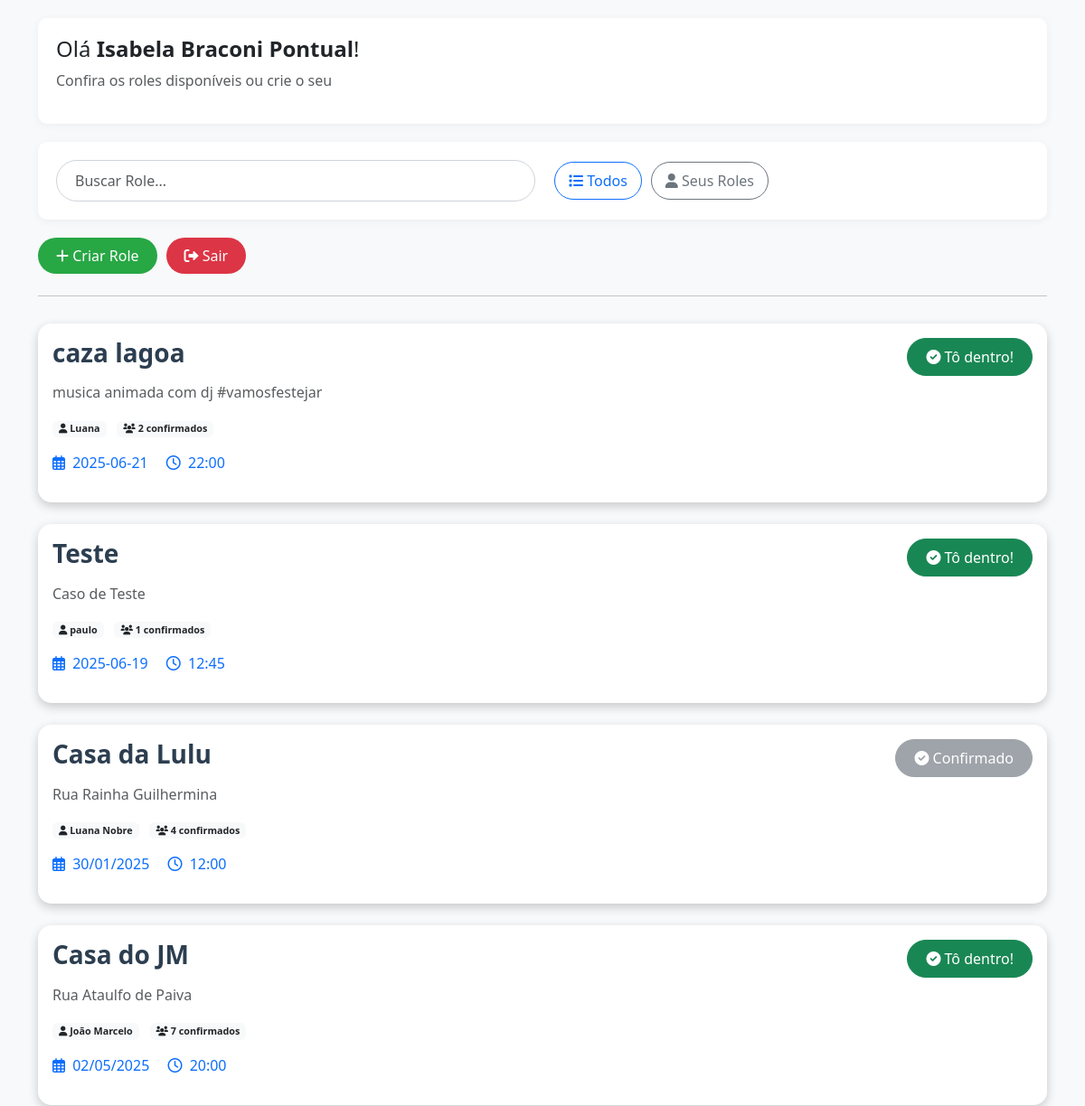
The app's page /home (signed in, upper part), older data.
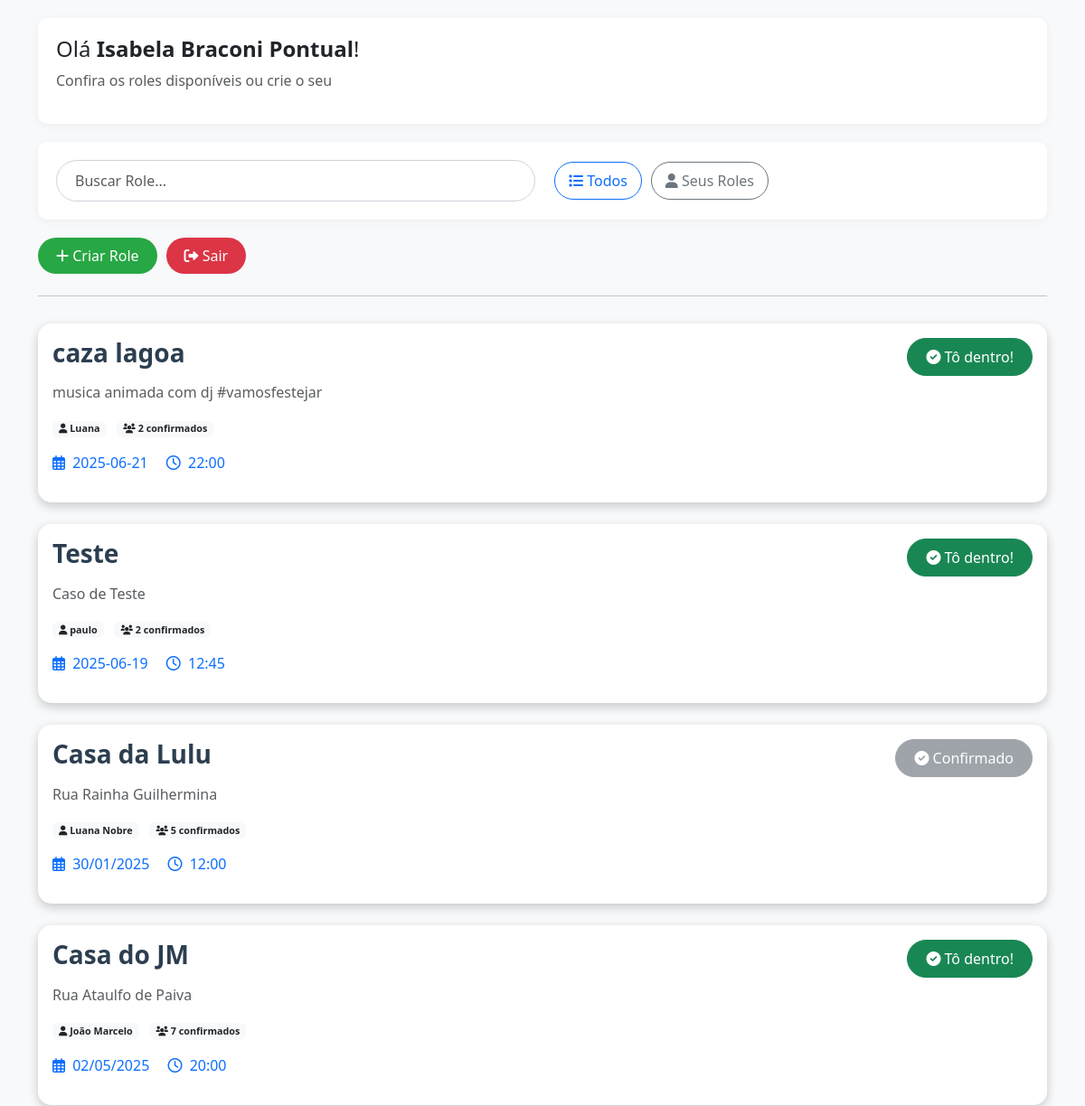
The same page, newer data.
### infra/db/database.py (models this page shows)
class Role(Base):
    __tablename__ = "roles"
    id = Column("id", Integer, primary_key=True, autoincrement=True)
    titulo = Column("titulo", String)
    descricao = Column("descricao", String)
    data = Column("data", String)
    hora = Column("hora", String)
    criador = Column("criador", String)
    participantes = Column("participantes", String)
    def __init__(self, titulo, descricao, data, hora, criador, participantes):
        self.titulo = titulo
        self.descricao = descricao
        self.data = data
        self.hora = hora
        self.criador = criador
        self.participantes = participantes

### app/controllers/role_controller.py (the view)
@role_bp.route('/home', methods=['GET'])
def home():
    if 'usuario' not in session:
        return redirect(url_for('usuario.login'))
    use_case = ListarRoles(repo)
    filtro = request.args.get('filtro', 'todos')
    busca = request.args.get('busca', '')
    roles = use_case.execute(
        session['usuario'],
        session['email'],
        filtro,
        busca
    )
    return render_template(
        'home.html',
        usuario=session['usuario'],
        roles=roles
    )

### infra/db/database.py (called while the page is built)
def get_session():
    return Session()

### infra/repositories/role_repository.py (called while the page is built)
    def listar(self) -> List[RoleTeste]:
        with get_session() as db:
            rows = db.query(Role).all()
            return [Role(r.titulo, r.descricao, r.data, r.hora,
                         r.criador,
                         r.participantes.split(",") if r.participantes else [])
                    for r in rows]

### use_cases/listar_roles.py (called while the page is built)
    def execute(
            self,
            usuario: str,
            email_usuario: str,
            filtro: str = 'todos',
            busca: str = ''
    ):
        roles = list(reversed(self.repo.listar()))
        if filtro == 'meus':
            roles = [
                r for r in roles
                if r.get('criador') == usuario or
                email_usuario in r.get('participantes', [])
            ]
        if busca:
            roles = [
                r for r in roles
                if busca.lower() in r.get('titulo', '').lower()
            ]
        return roles

### app/templates/home.html (shortened to what this page needs)
<!DOCTYPE html>
<html lang="pt-br">
<head>
    <link href="https://cdn.jsdelivr.net/npm/bootstrap@5.3.0-alpha1/dist/css/bootstrap.min.css" rel="stylesheet">
    <link rel="stylesheet" href="https://cdnjs.cloudflare.com/ajax/libs/font-awesome/6.0.0/css/all.min.css">
</head>
<body>
    <div class="container">
        <div class="welcome-section">
            <h4>Olá <strong>{{ usuario }}</strong>!</h4>
            <p class="text-muted">Confira os roles disponíveis ou crie o seu</p>
        </div>
        <div class="search-section">
            <form method="GET" action="{{ url_for('role.home') }}" class="row g-3 align-items-center">
                <div class="col-md-6">
                    <div class="input-group">
                        <input type="text" id="busca" class="form-control search-input" placeholder="Buscar Role...">
                    </div>
                </div>
                <div class="col-md-6">
                    <div class="d-flex">
                        <a href="{{ url_for('role.home') }}?filtro=todos" class="btn btn-outline-primary filter-btn">
                            <i class="fas fa-list"></i> Todos
                        </a>
                        <a href="{{ url_for('role.home') }}?filtro=meus" class="btn btn-outline-secondary filter-btn">
                            <i class="fas fa-user"></i> Seus Roles
                        </a>
                    </div>
                </div>
            </form>
        </div>
        <div class="d-flex mb-4">
            <a href="{{ url_for('role.criar_role') }}" class="btn btn-success action-btn create-btn">
                <i class="fas fa-plus"></i> Criar Role
            </a>
            <a href="{{ url_for('usuario.logout') }}" class="btn btn-danger action-btn logout-btn">
                <i class="fas fa-sign-out-alt"></i> Sair
            </a>
        </div>
        <hr>
        <div class="roles-container">
            {% for r in roles %}
                <div class="role-card" data-titulo="{{ r.titulo | lower }}">
                    {% include 'role_card.html' %}
                </div>
            {% endfor %}
        </div>
    </div>
</body>
</html>

### app/templates/role_card.html (shortened to what this page needs)
<div class="card role-card mb-4">
    <div class="card-body">
        <div class="d-flex justify-content-between align-items-start">
            <div>
                <h3 class="card-title">{{ r.titulo }}</h3>
                <p class="card-text text-muted">{{ r.descricao }}</p>
                <div class="role-meta mb-3">
                    <span class="badge bg-light text-dark me-2">
                        <i class="fas fa-user"></i> {{ r.criador }}
                    </span>
                    <span class="badge bg-light text-dark">
                        <i class="fas fa-users"></i> {{ r.participantes|length }} confirmados
                    </span>
                </div>
                <p class="text-primary">
                    <i class="far fa-calendar-alt me-1"></i> {{ r.data }}
                    <i class="far fa-clock ms-3 me-1"></i> {{ r.hora }}
                </p>
            </div>
            <div class="role-actions">
                {% if session['email'] not in r.participantes %}
                    <form method="POST" action="{{ url_for('role.confirmar', titulo=r.titulo) }}">
                        <button class="btn btn-success">
                            <i class="fas fa-check-circle"></i> Tô dentro!
                        </button>
                    </form>
                {% else %}
                    <button class="btn btn-secondary" disabled>
                        <i class="fas fa-check-circle"></i> Confirmado
                    </button>
                {% endif %}
            </div>
        </div>
    </div>
</div>

### app/templates/home.html (style rules this page uses)
body { background-color: #f8f9fa; padding: 20px; font-family: 'Segoe UI', Tahoma, Geneva, Verdana, sans-serif; }
.welcome-section { background-color: white; border-radius: 10px; padding: 20px; margin-bottom: 20px; box-shadow: 0 2px 10px rgba(0,0,0,0.05); }
.search-section { background-color: white; border-radius: 10px; padding: 20px; margin-bottom: 20px; box-shadow: 0 2px 10px rgba(0,0,0,0.05); }
.search-input { border-radius: 50px; padding: 10px 20px; border: 1px solid #ced4da; }
.filter-btn { border-radius: 50px; margin: 0 5px; padding: 8px 15px; font-weight: 500; }
.action-btn { border-radius: 50px; padding: 8px 20px; margin-right: 10px; font-weight: 500; }
.create-btn { background-color: #28a745; border: none; }
.logout-btn { background-color: #dc3545; border: none; }
.roles-container { margin-top: 30px; }
.role-card { margin-bottom: 20px; transition: transform 0.3s ease; }

### app/templates/role_card.html (style rules this page uses)
.role-card { border-radius: 15px; border: none; box-shadow: 0 4px 12px rgba(0, 0, 0, 0.1); transition: transform 0.3s ease; }
.role-card .card-title { color: #2c3e50; font-weight: 600; margin-bottom: 15px; }
.role-card .role-meta { font-size: 0.9rem; }
.role-card .role-actions .btn { border-radius: 50px; padding: 8px 20px; font-weight: 500; min-width: 120px; }

Row changes from the older to the newer data that the page shows:
changed Role "Teste": participantes|length "1" → "2"
changed Role "Casa da Lulu": participantes|length "4" → "5"
